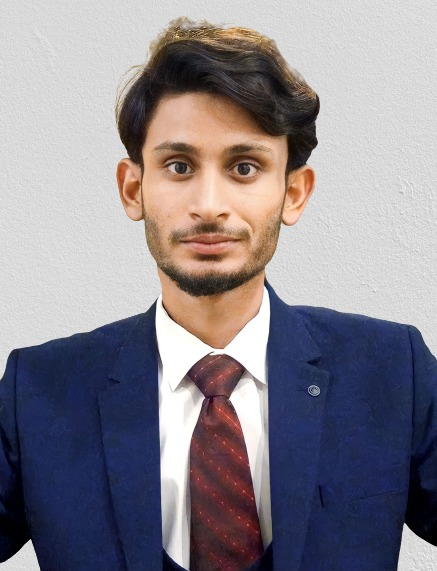
#> input picture images filtring/P1.jpg, 437 x 571 px
$ python Undastaning.py   (older library calls are emulated)
#> lines starting #> are read from the running program, lines starting #| are printed output that depends on the picture; after the words box and inside, x2 and y2 are one past the last pixel; in counts of white or black regions, pixels touching at a corner belong together
import cv2
import numpy as np


image = cv2.imread('P1.jpg')
#> image is the input picture: shape (571, 437, 3); mean B, G, R 141.2, 133.3, 138.7

"""
Apply identity kernel
"""
kernel1 = np.array([[0, 0, 0],
                    [0, 1, 0],
                    [0, 0, 0]])

identity = cv2.filter2D(src=image, ddepth=-1, kernel=kernel1)
kernel2 = np.ones((5, 5), np.float32) / 25 # Create a 5x5 kernel with all elements equal to 1
identity = cv2.filter2D(src=image, ddepth=-1, kernel=kernel2) # Apply kernel to the input image

# cv2.imshow('Original', image)
# cv2.imshow('Identity', identity)

"""
Apply Gaussian blur
"""
# sigmaX is Gaussian Kernel standard deviation
# ksize is kernel size
imagesGaussian = cv2.GaussianBlur(src=image, ksize=(5,5), sigmaX=0, sigmaY=0)
# cv2.imshow('Apply Gaussian blur', imagesGaussian)

"""
Apply sharpening using kernel
"""

kernel3 = np.array([[0, -1,  0],
                   [-1,  5, -1],
                    [0, -1,  0]] )

sharp_img = cv2.filter2D(src=image, ddepth=-1, kernel=kernel3)
# cv2.imshow('Original', image)
# cv2.imshow('Sharpened', sharp_img)


"""
Apply edge detection using kernel

"""
kernel4 = np.array([[-1, -1, -1],   # Edge detection kernel
                   [-1,  8, -1],
                   [-1, -1, -1]])
edge_img = cv2.filter2D(src=image, ddepth=-1, kernel=kernel4) # Apply kernel to the input image

cv2.imshow('Original', image)
cv2.imshow('Edge detection', edge_img)


# Convert to graycsale
img_gray = cv2.cvtColor(image, cv2.COLOR_BGR2GRAY)
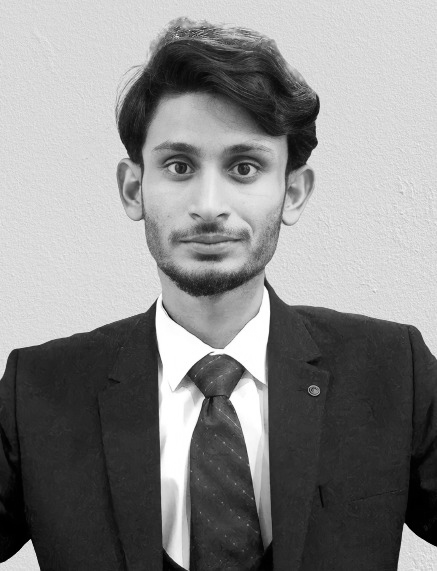
#> img_gray: shape (571, 437); min 0, max 255, mean 135.8
# Blur the image for better edge detection
img_blur = cv2.GaussianBlur(img_gray, (3,3), 0)

# Sobel Edge Detection
sobelx = cv2.Sobel(src=img_blur, ddepth=cv2.CV_64F, dx=1, dy=0, ksize=5) # Sobel Edge Detection on the X axis
sobely = cv2.Sobel(src=img_blur, ddepth=cv2.CV_64F, dx=0, dy=1, ksize=5) # Sobel Edge Detection on the Y axis
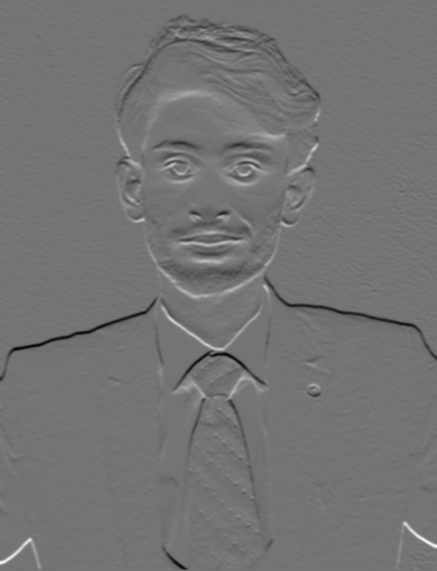
#> sobely: shape (571, 437) float64; min -7062, max 8408, mean -33.8; drawn with min black and max white
sobelxy = cv2.Sobel(src=img_blur, ddepth=cv2.CV_64F, dx=1, dy=1, ksize=5) # Combined X and Y Sobel Edge Detection
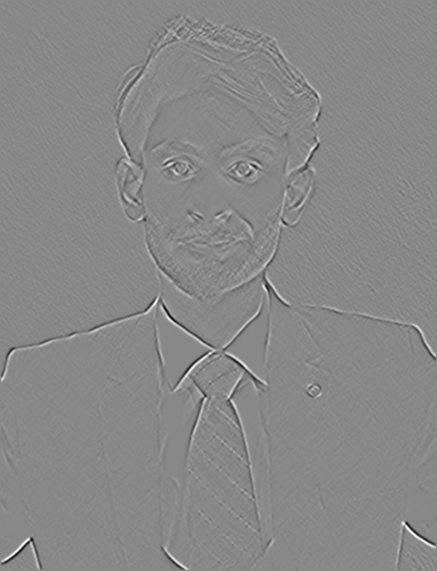
#> sobelxy: shape (571, 437) float64; min -1369, max 1196, mean 0; drawn with min black and max white
# Display Sobel Edge Detection Images
cv2.imshow('Sobel X', sobelx)
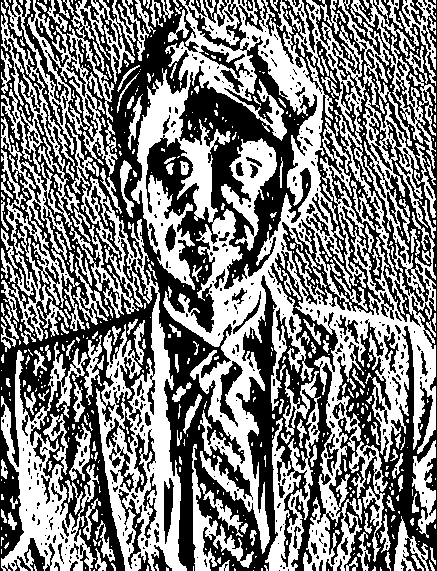
#> window 'Sobel X': shape (571, 437); 49.2% white; 611 white regions (425 under 20 px), largest, box (x1, y1, x2, y2) and area: (131, 0, 436, 571) 54034, (67, 123, 187, 571) 14049, (1, 0, 136, 341) 13715
cv2.waitKey(0)
cv2.imshow('Sobel Y', sobely)
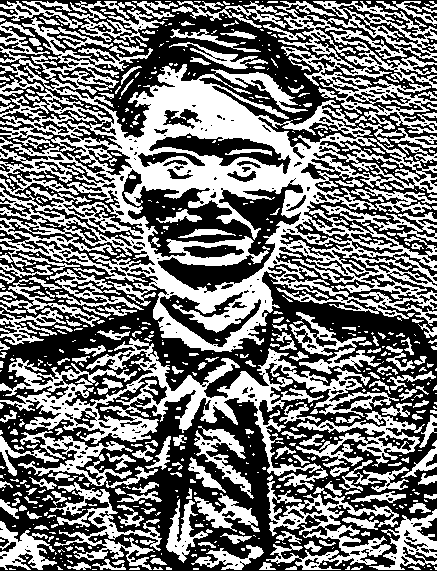
#> window 'Sobel Y': shape (571, 437); 46.3% white; 695 white regions (479 under 20 px), largest, box (x1, y1, x2, y2) and area: (0, 17, 437, 352) 49350, (0, 338, 399, 490) 12596, (275, 1, 437, 148) 8236
cv2.waitKey(0)
cv2.imshow('Sobel X Y using Sobel() function', sobelxy)
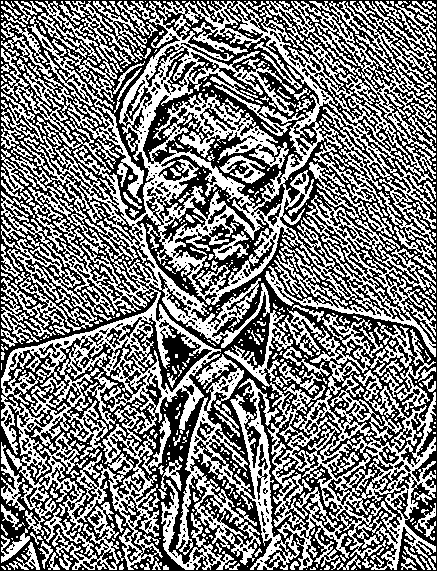
#> window 'Sobel X Y using Sobel() functi': shape (571, 437); 48.4% white in thin lines or dots
cv2.waitKey(0)

# Canny Edge Detection
edges = cv2.Canny(image=img_blur, threshold1=100, threshold2=200) # Canny Edge Detection
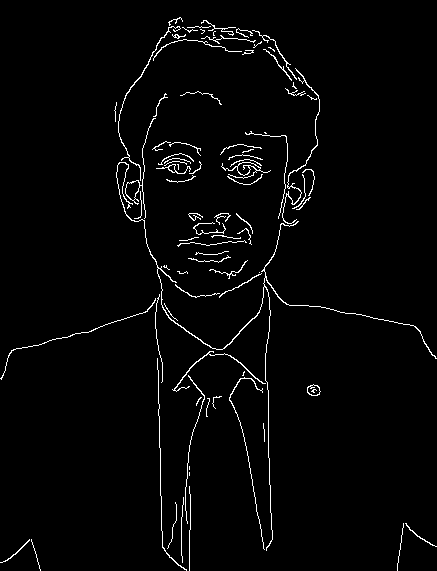
#> edges: shape (571, 437); 2.4% white in thin lines or dots
# Display Canny Edge Detection Image
cv2.imshow('Canny Edge Detection', edges)
cv2.waitKey(0)


cv2.waitKey()
cv2.imwrite('identity.jpg', identity)
cv2.destroyAllWindows()
